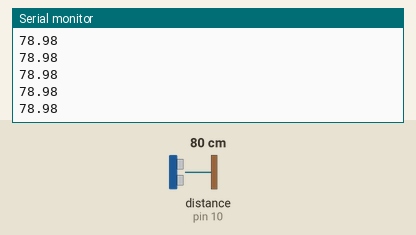
Simulated run of this sketch. Board: Arduino Uno, built with avr-gcc and run on an emulated ATmega328P. On the bench: the last lines printed to the serial monitor. Wiring (inferred from the names in the program): ultrasonic range finder: trigger pin 11; echo pin 10. Inputs (shaded band) come from the test bench; at power-on: distance to the obstacle (sensor on pin 10) 80 cm. The echo pulse lasts 58.3 µs per cm.

Above: at 1.2 s.
1.3 s: distance to the obstacle (sensor on pin 10) set to 2 cm
At 1.38 s:
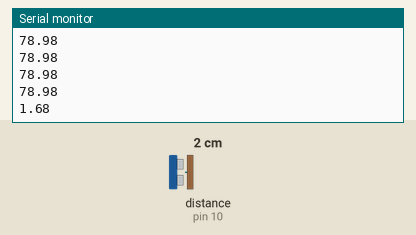
2.8 s: distance to the obstacle (sensor on pin 10) set to 4 cm
At 2.89 s:
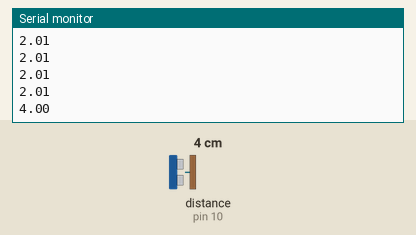
Timing chart, 0 to 5.8 s (numbered marks = the images above; inputs shaded):
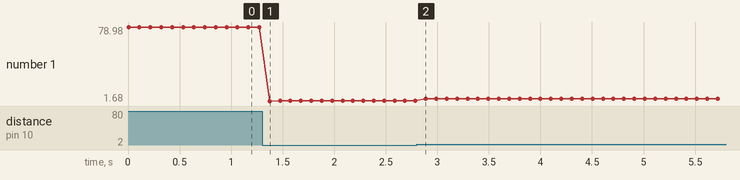

Measured:
- after the input at 1.3 s, the serial monitor: prints a new line after 0.07 s (image 1)
- after the input at 2.8 s, the serial monitor: prints a new line after 0.09 s (image 2)
- plotted number 1: 78.98 → 2.01 after the input at 1.3 s, 2.01 → 4 after the input at 2.8 s

The sketch:

ultrasonik.ino
```cpp
const byte trig=11; //Sensörün "trig" pinine bağlamak için 11. pini seçtik.
const byte echo=10; //Sensörün "echo" pinine bağlamak için 10. pini seçtik.
int sure; //süreyi saklamak için bir değişken atadık.
const float hiz=0.034; //Ses hızını cm/us olarak hiz değişkenine atadık.
float mesafe; //sonradan mesafeyi saklamak için bir değişken atadık.
const byte led1=8; //1. ledi bağlayacağımız bacağı 8 olarak seçtik.
const byte led2=9; //2. ledi bağlayacağımız bacağı 9 olarak seçtik.

void setup() {
  pinMode(trig,OUTPUT); //ses sinyalini göndermek için trig pinine işaret göndereceğiz. Bu nedenle trig pini çıkış atadık.
  pinMode(echo,INPUT); //echodaki yüksek işaretli pinin süresini okuyacağımız için bu pini giriş olarak atadık.
  Serial.begin(9600); //Seri haberleşme başlat.

}

void loop() {
  //Bu 3 satırda datasheette yazdığı üzere trig pinine 10us lik bir 5V sinyal gönderdik.
  //Meraklıları için datasheet de GitHub'da.
  digitalWrite(trig,HIGH);
  delayMicroseconds(10);
  digitalWrite(trig,LOW);

  sure=pulseIn(echo,HIGH); //pulseIn komutu bağlı olan pindeki sinyalin ne kadar süre 5V (HIGH) veya 0V (LOW)
                           //olduğunu bize mikrosaniye cinsinden verir. Biz de bu süreyi "sure" değişkenine atadık.
  mesafe=hiz*sure/2;       //Mesafeyi hesaplamak için x=v*t, burada ölçtüğümüz süre gidip gelmesi içindi bu sebeple ikiye böldük.
  Serial.println(mesafe);  //Mesafeyi seri ekrana yazdır.
  delay(100);
  if(mesafe<10) {           //Mesafe 10 cm'den küçükse
    digitalWrite(led1,HIGH); //led1'i yak, led2'yi söndür.
    digitalWrite(led2,LOW);
    }
  else {
    digitalWrite(led1,LOW);   //Diğer türlü (yani mesafe 10 cm'den büyükse)
    digitalWrite(led2,HIGH);  //led2'yi yak led1'i söndür.
    }
}
```
